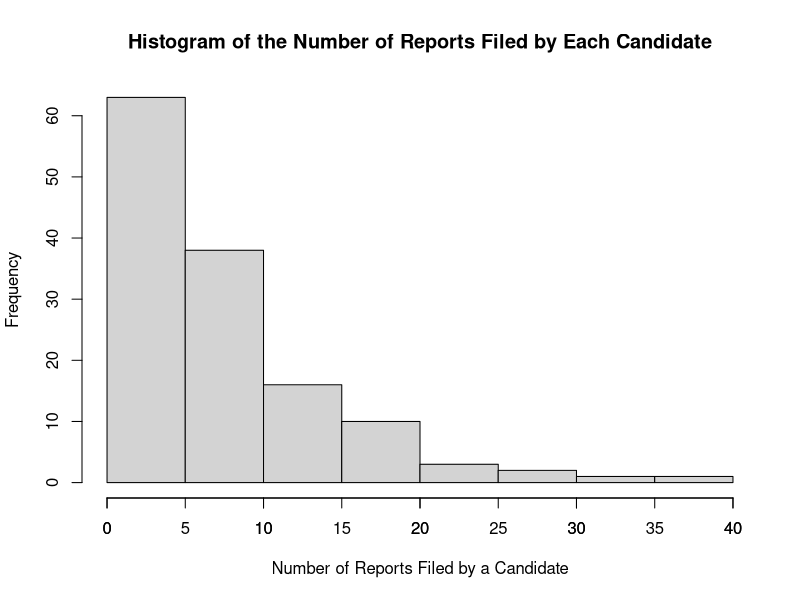
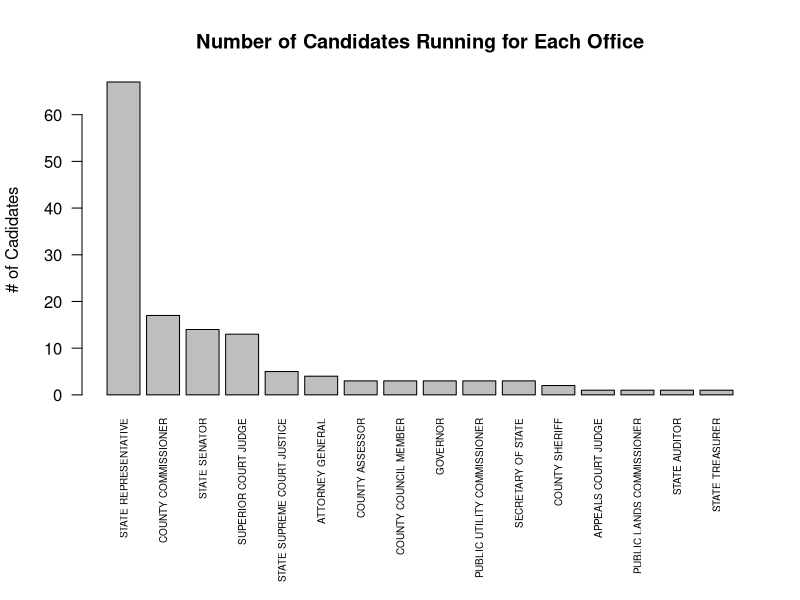
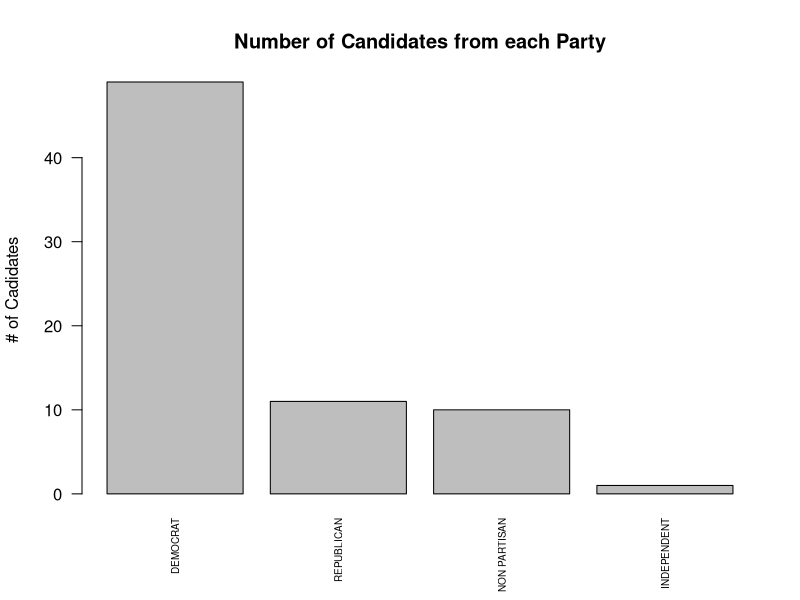
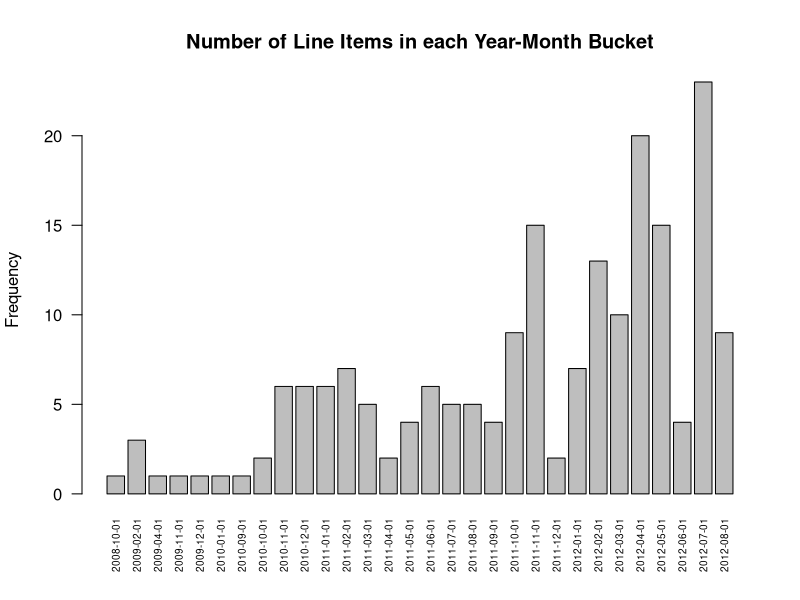
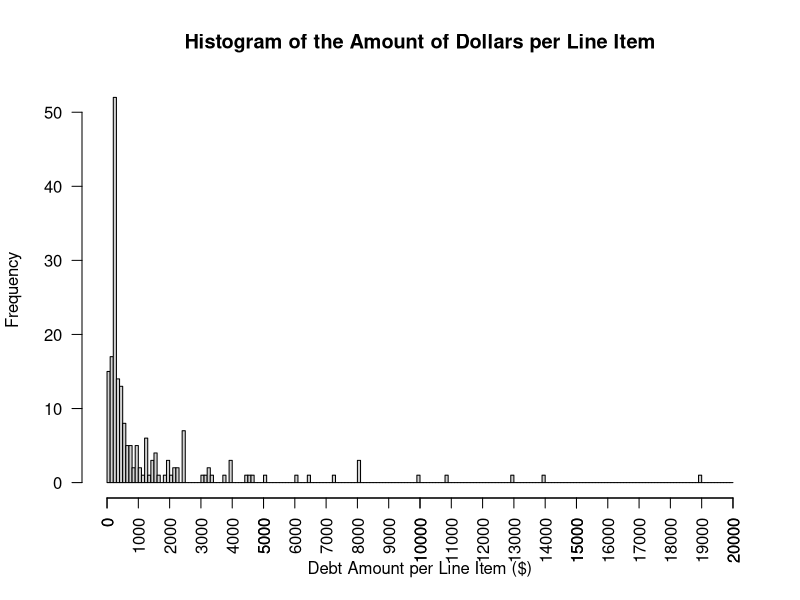
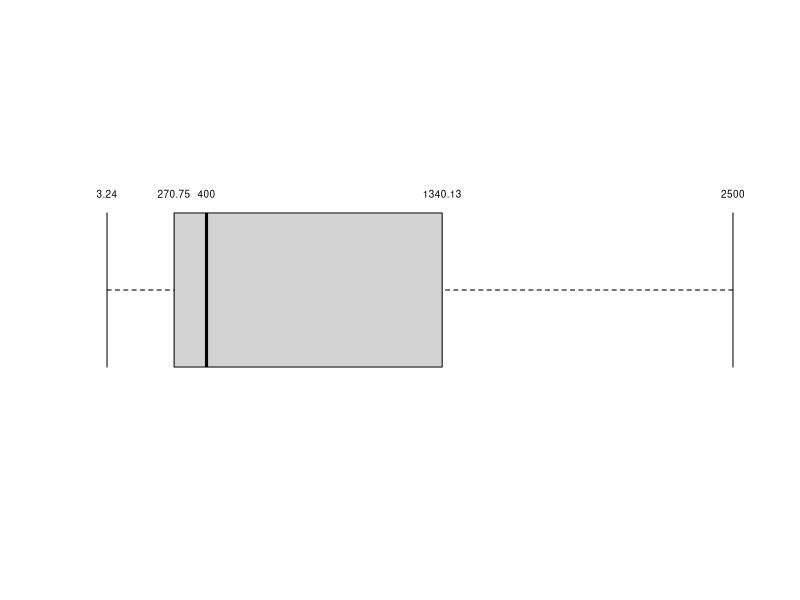
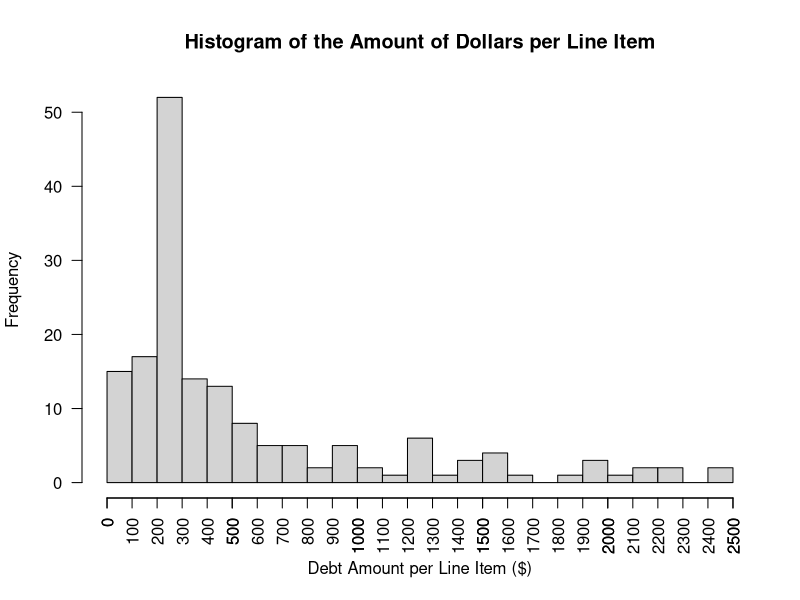
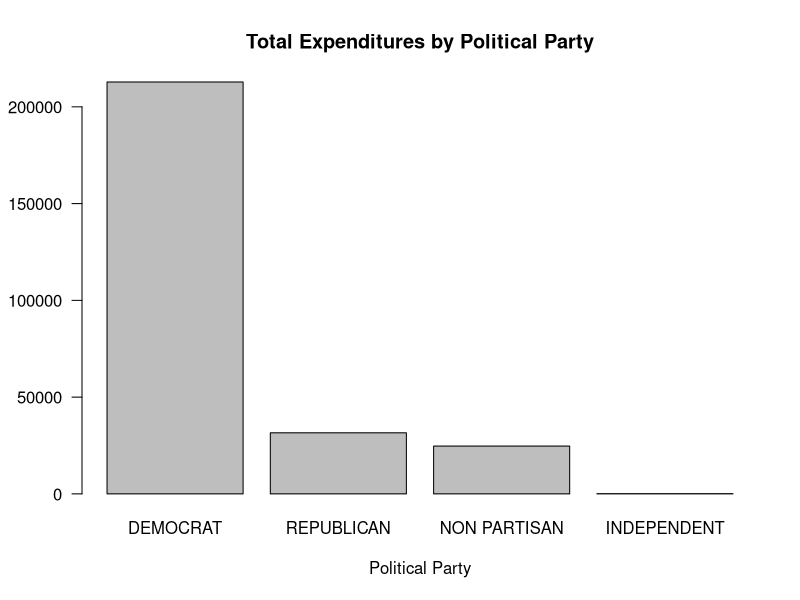

Generate these figures, in order, with R:
## ---- chunk 1
knitr::opts_chunk$set(echo = TRUE)
## ---- chunk 2
DebtRaw = read.csv("../dataset/CandidateDebt.csv", na.strings='#N/A')
print(sprintf("Number of columns: %d, Number of rows: %d", ncol(DebtRaw), nrow(DebtRaw)))
## ---- chunk 3
str(DebtRaw[1:4,])
## ---- chunk 4
DebtShifted = DebtRaw
colnames(DebtShifted) <- c(colnames(DebtRaw)[1:9],
                           'DUMMY',
                           colnames(DebtRaw)[10:(ncol(DebtRaw)-1)])
## ---- chunk 5
str(DebtShifted[1:4,])
## ---- chunk 6
t(DebtShifted[1,c('filerid', 'filername', 'office', 'DUMMY', 'legislativedistrict',
                  'party', 'jurisdiction', 'jurisdictiontype')])
## ---- chunk 7
# Split off left table
DebtLeft = DebtShifted[, seq(9)]

# Print out number of rows and columns
print(sprintf("The DebtLeft data set has %d columns and %d rows.",
              ncol(DebtLeft), nrow(DebtLeft)))
## ---- chunk 8
# Split off right table
DebtRight = DebtShifted[, seq(10, ncol(DebtRaw))]

# Rename DUMMY to office
colnames(DebtRight)[[1]] <- "office"

# Keep cases with at least one non-NA entry
DebtRightValid <- DebtRight[rowSums(!is.na(DebtRight)) > 0,]

# Drop duplicates
Debt <- unique(DebtRightValid)

# Print number of rows and columns
print(sprintf("The Debt data set has %d columns and %d rows.", ncol(Debt), nrow(Debt)))
## ---- chunk 9
# Find number of unique reportnumbers
length(unique(DebtLeft$reportnumber))
# Find number of unique cadidate names
length(unique(DebtLeft$filername))
## ---- chunk 10
# Find the number of reports filed by each candidate
RepPerCan <- aggregate(reportnumber ~ filername, DebtLeft, length)
colnames(RepPerCan)[2] <- "NumOfReports"
# Summarize data
summary(RepPerCan$NumOfReports)
## ---- chunk 11
# Show top 5 candidates that filed the most reports
head(RepPerCan[order(RepPerCan$NumOfReports, decreasing = TRUE),],5)
## ---- chunk 12
# How many candidates filed only 1 report?
length(which(RepPerCan$NumOfReports == 1))
## ---- chunk 13
# Show histogram showing distribution of the number of reports filed by each candidate.
hist(RepPerCan$NumOfReports,
     main = "Histogram of the Number of Reports Filed by Each Candidate",
     xlab = "Number of Reports Filed by a Candidate")
axis(1, at = seq(0,40, by = 5))
## ---- chunk 14
# Remove reportnumber and keep unique rows
Office <- unique(DebtLeft[-1])
# Find length of rows.
length(Office$filerid)
## ---- chunk 15
# Show exmaple of duplicate candidate.
Office[Office$filername == "FROCKT DAVID S",]
## ---- chunk 16
# Create Dataframe showing the number of candidates running for each office
OfficePopularity <- aggregate(filername ~ office, Office, length)
colnames(OfficePopularity)[2] <- "N"
OfficePopularity <- OfficePopularity[order(OfficePopularity[,2], decreasing = TRUE),]

# Show barplot of results
op <- par(mar = c(10,4,4,2) + 0.1)
barplot(OfficePopularity$N,
        main = "Number of Candidates Running for Each Office",
        ylab = "# of Cadidates",
      names.arg=OfficePopularity$office, las = 2, cex.names=0.6)
par(op)
## ---- chunk 17
# Only keep Office2, legislativedictrict, position, party,
# jurisdiction and find unique rows
DebtUnique <- unique(Debt[1:5])
# Aggregate a new dataframe to store the number of rows for each party
PartyCount <- aggregate(jurisdiction ~ party, DebtUnique, length)
colnames(PartyCount)[2] <- "N"
PartyCount <- PartyCount[order(PartyCount[,2], decreasing = TRUE),]
# Plot a bar chart showing the number of rows for each party
op <- par(mar = c(5,4,4,2) + 0.1)
barplot(PartyCount$N,
        main = "Number of Candidates from each Party",
        ylab = "# of Cadidates",
        names.arg=PartyCount$party, las = 2, cex.names=0.6)
par(op)
## ---- chunk 18
# Import lubridate to round the dates to the month
library(lubridate)
## ---- chunk 19
# Copy Debt into a temporary df, but convert the debtdate variable into date object
DebtTemp <- Debt
DebtTemp$debtdate <- as.Date(DebtTemp$debtdate, format='%m/%d/%y')
DebtTemp$debtdate <- floor_date(DebtTemp$debtdate, unit = "month")
# Aggregate the data to show the amount of line items are in each month
DateCount <- aggregate(amount ~ debtdate, DebtTemp, length)
colnames(DateCount)[2] <- "N"
op <- par(mar = c(5,4,4,2) + 0.1)

barplot(DateCount$N,
        main = "Number of Line Items in each Year-Month Bucket",
        ylab = "Frequency",
        names.arg=DateCount$debtdate, las = 2, cex.names=0.6)
par(op)
## ---- chunk 20
summary(Debt$amount)
## ---- chunk 21
hist(Debt$amount, breaks = seq(0, 20000, by = 100),
     main = "Histogram of the Amount of Dollars per Line Item",
     xlab = "Debt Amount per Line Item ($)", las = 2)
axis(1, at = seq(0, 20000, by = 1000), las = 2)
## ---- chunk 22
boxplot(Debt$amount, horizontal = TRUE, outline = FALSE, axes = FALSE, staplewex = 1)
text(x = boxplot.stats(Debt$amount)$stats,
     labels = boxplot.stats(Debt$amount)$stats, y=1.25, cex = 0.6)
## ---- chunk 23
filteredAmount <- Debt[(Debt$amount < 2500),]
hist(filteredAmount$amount, breaks = seq(0, 2500, by = 100),
     main = "Histogram of the Amount of Dollars per Line Item",
     xlab = "Debt Amount per Line Item ($)", las = 2)
axis(1, at = seq(0, 2500, by = 100), las = 2)
## ---- chunk 24

# sum amount by party
amountbyparty <-aggregate(Debt['amount'], by=list(party=Debt$party), FUN=sum)

# Rename 
names(amountbyparty)[names(amountbyparty)=="amount"] <- "totalamountbyparty"


#format method, which is necessary for formating in a data.frame   
format.money  <- function(x, ...) {
  paste0("$", formatC(as.numeric(x), format="f", digits=2, big.mark=","))
}
class(amountbyparty$totalamountbyparty) <- c("money",class(amountbyparty$totalamountbyparty))


# sort the list descending, create pareto
amountbyparty <- amountbyparty[order(amountbyparty$totalamountbyparty, decreasing=TRUE),]

# bar plot tutorial https://www.statmethods.net/graphs/bar.html
op <- par(mar = c(5,4,4,2) + 0.1)
barplot(amountbyparty$totalamountbyparty, main="Total Expenditures by Political Party", 
  	xlab="Political Party", las=1,
  	names.arg=amountbyparty$party)
par(op)
## ---- chunk 25
# Merge PartyCount into amountbyparty
amountbyparty <- merge(amountbyparty, PartyCount)
amountbyparty$amountpercandidate <- amountbyparty$totalamountbyparty / amountbyparty$N

# sort the list descending, create pareto
amountbyparty <- amountbyparty[order(amountbyparty$amountpercandidate, decreasing=TRUE),]


# bar plot tutorial https://www.statmethods.net/graphs/bar.html
barplot(amountbyparty$amountpercandidate, main="Expenditure per Candidate by Political Party", 
  	xlab="Political Party", ylab="Expenditure ($)",
  	names.arg=amountbyparty$party,
  	cex.names=0.8)
#axis(2, at=axTicks(2), labels=sprintf("$%s", axTicks(2)))

## ---- chunk 26
desc_to_coarsedesc = read.csv("../dataset/description_to_coarsedescription.csv", na.strings='#N/A')
# we need to merge coarsedescription into Debt by description
Debt2=merge(Debt,desc_to_coarsedesc[c('description','coarsedescription')])

# Put 0 for position when there is no value
Debt2$position[is.na(Debt2$position)] <- 0
Debt2$legislativedistrict[is.na(Debt2$legislativedistrict)] <- 0

# sum amount by coarsedescription
amountbycoarsedesc <-aggregate(Debt2['amount'], by=list(coarsedescription=Debt2$coarsedescription), FUN=sum)

#format method, which is necessary for formating in a data.frame   
format.money  <- function(x, ...) {
  paste0("$", formatC(as.numeric(x), format="f", digits=2, big.mark=","))
}
class(amountbycoarsedesc$amount) <- c("money",class(amountbycoarsedesc$amount))


# sort the list descending, create pareto
amountbycoarsedesc <- amountbycoarsedesc[order(amountbycoarsedesc$amount, decreasing=TRUE),]
#print(amountbycoarsedesc)

nbars=13
topn=amountbycoarsedesc[1:nbars,]
# bar plot tutorial https://www.statmethods.net/graphs/bar.html
op <- par(mar = c(10,4,4,2) + 0.1)
barplot(topn$amount, main="Total Expenditures by Coarse Description",
        sub=paste(c("(Top", nbars, "shown)"), collapse = " "),
  	xlab="Coarse Description",
  	names.arg=topn$coarsedescription,
  	cex.names=0.65, las=2)
par(op)




# Maybe I should make a function for bar charts, since I will be making many of them.

## ---- chunk 27

# Rename "subject" column to "N"
names(amountbyparty)[names(amountbyparty)=="amount"] <- "totalamountbyparty"

#rollup debt2 by coarsedesc and party
expense_by_coarsedesc_by_party <-aggregate(Debt2['amount'],                                         by=list(coarsedescription=Debt2$coarsedescription, party=Debt2$party), FUN=sum)


#merge totalamount into expense_by_coarsedesc_by_party
frac_by_coarsedesc_by_party <- merge(expense_by_coarsedesc_by_party,amountbyparty)
# compute fraction
frac_by_coarsedesc_by_party$fractionofpartytotal <- frac_by_coarsedesc_by_party$amount / frac_by_coarsedesc_by_party$totalamountbyparty

# drop independents
frac_by_coarsedesc_by_party <- frac_by_coarsedesc_by_party[frac_by_coarsedesc_by_party$party != "INDEPENDENT", ]

# get max frac by coarsedescription (across parties)
maxfrac_by_coarsedesc <-aggregate(frac_by_coarsedesc_by_party['fractionofpartytotal'],
                                           by=list(coarsedescription=frac_by_coarsedesc_by_party$coarsedescription), FUN=max)

# Rename "fractionofpartytotal" column to "maxfracofpartytotal"
names(maxfrac_by_coarsedesc)[names(maxfrac_by_coarsedesc)=="fractionofpartytotal"] <- "maxfracofpartytotal"

#merge maxfrac into frac_by_coarsedesc_by_party
frac_by_coarsedesc_by_party2=merge(frac_by_coarsedesc_by_party,maxfrac_by_coarsedesc)


# assign part number to put nonpartisan last
frac_by_coarsedesc_by_party2$partynumber<-ifelse(frac_by_coarsedesc_by_party2$party=="DEMOCRAT",1,
		ifelse(frac_by_coarsedesc_by_party2$party=="REPUBLICAN",2,3
		))

#Now, sort the df by maxfracofpartytotal desc, then by partynumber
frac_by_coarsedesc_by_party2 <- frac_by_coarsedesc_by_party2[order(-frac_by_coarsedesc_by_party2$maxfracofpartytotal,
                                                                   frac_by_coarsedesc_by_party2$partynumber),]

# Now we can finally make a grouped pareto!
frac_by_coarsedesc_by_party2$barlabels <- ""
frac_by_coarsedesc_by_party2$barlabels <- frac_by_coarsedesc_by_party2$barlabels <-

  
# Trick Make labels which are non blank only when row mod 3 =2
x<-1:nrow(frac_by_coarsedesc_by_party2)
y <- x%%3==2

cd=frac_by_coarsedesc_by_party2$coarsedescription
frac_by_coarsedesc_by_party2$barlabels <- with(frac_by_coarsedesc_by_party2, ifelse(y,cd,"" ) )

cd <- frac_by_coarsedesc_by_party2$coarsedescription
frac_by_coarsedesc_by_party2$barlabels <- ifelse(y,frac_by_coarsedesc_by_party2$coarsedescription,"" )

# get the same coarsedescriptions used in previous graph
topnparty<-frac_by_coarsedesc_by_party2[frac_by_coarsedesc_by_party2$coarsedescription %in% topn$coarsedescription,]

# now make a sidebyside bar chart
barplot(topnparty$fractionofpartytotal, main="Fractional Expenditures by Coarse Description, by Party",
        xlab="Coarse Description", col=c("blue","red","green"),
        legend = c("Democrat","Republican","Non Partisan"), beside=TRUE, names.arg=topnparty$coarsedescription, las=2)



# carecols
caredata=topnparty[c("coarsedescription","party","fractionofpartytotal")]
caredata$coarsedescription <- factor(caredata$coarsedescription)
caredata$party <- factor(caredata$party)
# Remove INDEPENDENT

# Order by total spending
jxtab_sum <- xtabs(fractionofpartytotal ~ party + coarsedescription, data=caredata)
jxtab_sum <- jxtab_sum[,order(colSums(jxtab_sum), decreasing = TRUE)]


jxtab_sum_mat <- data.matrix(jxtab_sum)
barplot(jxtab_sum_mat,
        beside = TRUE,
        legend.text = rownames(jxtab_sum_mat),
        main = "Fractional Expenditures by Coarse Description, by Party",
        xlab = "Coarse Description",
        ylab = "total amount spent", las=2)




## ---- chunk 28
# get sum of amount by DUMMY
#sumbyoffice <- aggregate(Debt2['amount'],
#by=list(office=Debt2$DUMMY), FUN=sum)

# get sum(amount) and n rows by unique value of DUMMY, legislativedistrict, position, and party,
# jurisdiction, and jurisdictiontype (in case I summarize by that later).
sumbycand <- aggregate(Debt2['amount'],
by=list(office=Debt2$office, legislativedistrict=Debt2$legislativedistrict, position=Debt2$position, party=Debt2$party, jurisdiction=Debt2$jurisdiction, jurisdictiontype=Debt2$jurisdictiontype), FUN=sum)


# now sum the amounts in sumbycand and count rows by office
sumbyoffice <- aggregate(sumbycand['amount'], by=list(office=sumbycand$office), FUN=sum)
countbyoffice <- aggregate(sumbycand['position'], by=list(office=sumbycand$office), FUN=length)

# Rename cols
names(sumbyoffice)[names(sumbyoffice)=="amount"] <- "totalamount"
names(countbyoffice)[names(countbyoffice)=="position"] <- "ncandidates"

# merge the sum and count data
amountperjob <- merge(sumbyoffice,countbyoffice)
amountperjob$mean_amount <- amountperjob$totalamount / amountperjob$ncandidates

# sort by mean_amount desc
# sort the list descending, create pareto
amountperjob <- amountperjob[order(amountperjob$mean_amount, decreasing=TRUE),]

# bar plot tutorial https://www.statmethods.net/graphs/bar.html
barplot(amountperjob$mean_amount, main="Expenditure per Candidate by Office", 
  	xlab="Office",
  	names.arg=amountperjob$office,
  	cex.names=1, las=2)


## ---- chunk 29

# Expenditure amounts by jurisdictiontype
boxplot(amount~jurisdictiontype,data=Debt2, main="Transaction Dollar Amounts by Jurisdiction Type", 
  	xlab="Jurisdiction Type", ylab="Amount in Dollars", varwidth=T)

## ---- chunk 30
# Time component
# Copy Debt2 to Debt3
Debt3 <- Debt2
# Let's make a debtmonth column
library(lubridate)
# Get just the month
Debt3$truedebtdate<-mdy(Debt3$debtdate)
Debt3$debtmonth<-floor_date(Debt3$truedebtdate, unit="month")
# Make str version so it will be a factor
Debt3$debtmonthstr<- as.character(Debt3$debtmonth)
# Create dummy variable, TREASURY
Debt3$Treasury<-ifelse(Debt3$coarsedescription=="TREASURY",1,0)


##need plyr package to use ddply
library(plyr)
# Now get sum, count, and mean of amount and mean of Treasury by debtmonthstr
##summarize data. Because R categorized Day as a factor we can go ahead and use this
timestats<- ddply(Debt3,~debtmonthstr,summarise,Sum_amount=sum(amount), Count_amount = length(amount),
      Mean_amount = mean(amount), Mean_Treasury = mean(Treasury))
 

#Create debtmonth in timestats, as a date (this works but format is not good for graphing)
timestats$debtmonth<- strptime(timestats$debtmonthstr,"%Y-%m-%d")

# format it to MM/YYYY
# I believe this sets it back to char!
#timestats$debtmonth<- format(timestats$debtmonth, format="%Y/%m")


# sort by it
timestats<- timestats[order(timestats$debtmonth),]


xvector=timestats$debtmonth
yvector=timestats$Sum_amount
yvector2=timestats$Count_amount
yvector3=timestats$Mean_amount
plot(xvector, yvector,xlab="Reporting Period",  ylab="Sum of Expenditures", main="Sum of Amount")
plot(xvector, yvector2,xlab="Reporting Period",  ylab="Number of Expenditures", main="Count of Amount")
plot(xvector, yvector3,xlab="Reporting Period",  ylab="Mean of Expenditures", main="Mean of Amount")


## ---- chunk 31
# plot treasury mean by debtmonth
xvector=timestats$debtmonth
yvector=timestats$Mean_Treasury
plot(xvector, yvector, xlab="Reporting Period",  ylab="Fractional Count of Expenditures", main="Fractional Count of Expenditures Attributable to Treasury")
## ---- chunk 32

party_jurtype_sum <- aggregate(Debt['amount'],
                                  by=list(party=Debt$party,
                                          jurisdictiontype=Debt$jurisdictiontype),
                                  FUN=sum)

# Order by total spending
xtab_sum <- xtabs(amount ~ jurisdictiontype + party, data=party_jurtype_sum)
xtab_sum <- xtab_sum[,order(colSums(xtab_sum), decreasing = TRUE)]

# Remove INDEPENDENT
xtab_sum <- xtab_sum[,colnames(xtab_sum) != 'INDEPENDENT']

xtab_sum_mat <- data.matrix(xtab_sum)
barplot(xtab_sum_mat,
        beside = TRUE,
        legend.text = rownames(xtab_sum_mat),
        main = "Total party spending across jurisdiction types",
        xlab = "party",
        ylab = "total amount spent")
